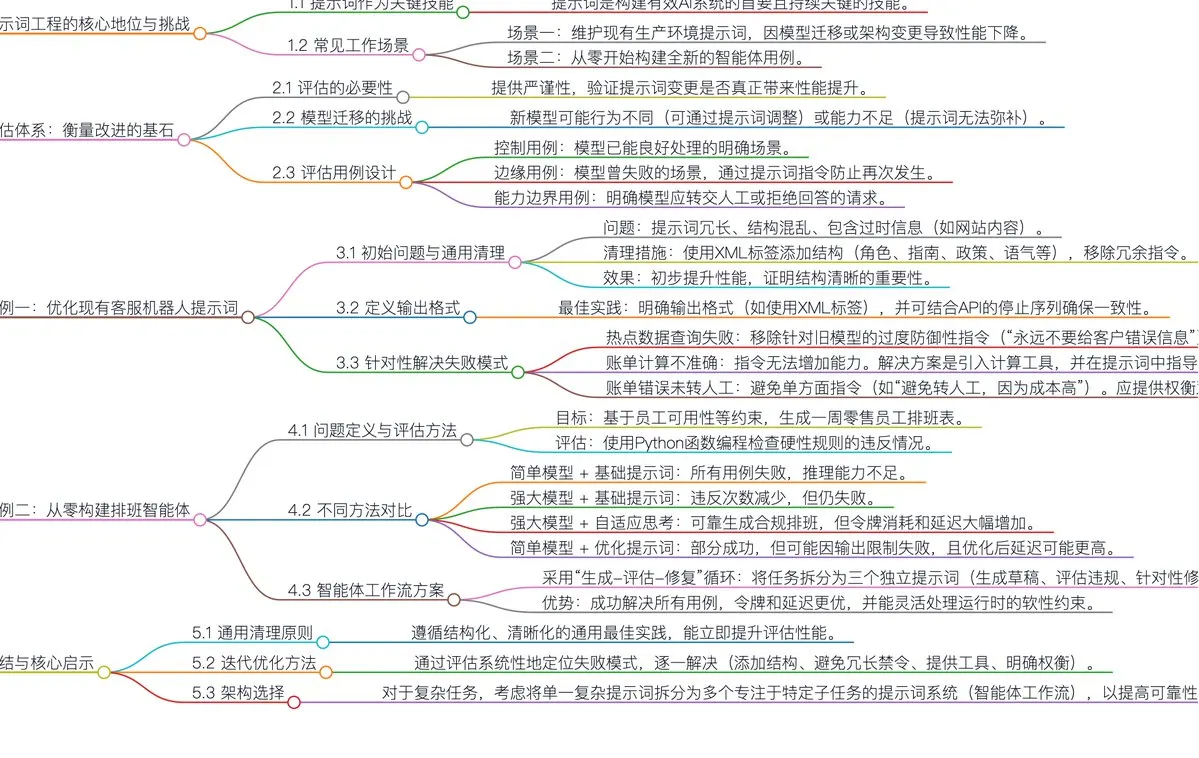
#> input picture picture/ocr_input.png, 1199 x 758 px, found by its file name
$ python ocr_run.py
#> lines starting #> are read from the running program, lines starting #| are printed output that depends on the picture
import pytesseract
from PIL import Image, ImageEnhance

pytesseract.pytesseract.tesseract_cmd = r"C:\Program Files\Tesseract-OCR\tesseract.exe"

img = Image.open(r"D:\self-improve\picture\ocr_input.png")
#> img is the input picture: PIL image 1199x758 RGB; mean R, G, B 237.2, 237.2, 236.8
print(f"Image size: {img.size}")
#| Image size: (1199, 758)

# Preprocess: grayscale + enhance contrast
gray = img.convert("L")
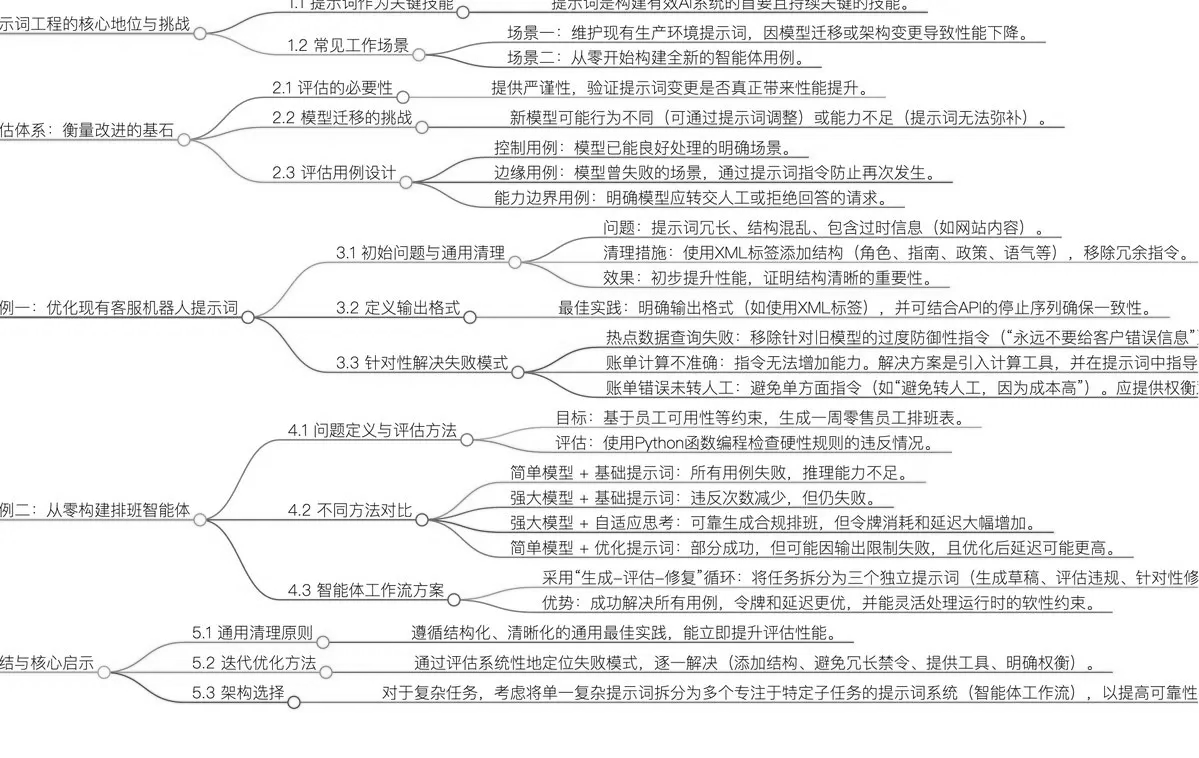
#> gray: PIL image 1199x758 L; min 0, max 255, mean 237.2
enhancer = ImageEnhance.Contrast(gray)
enhanced = enhancer.enhance(2.5)
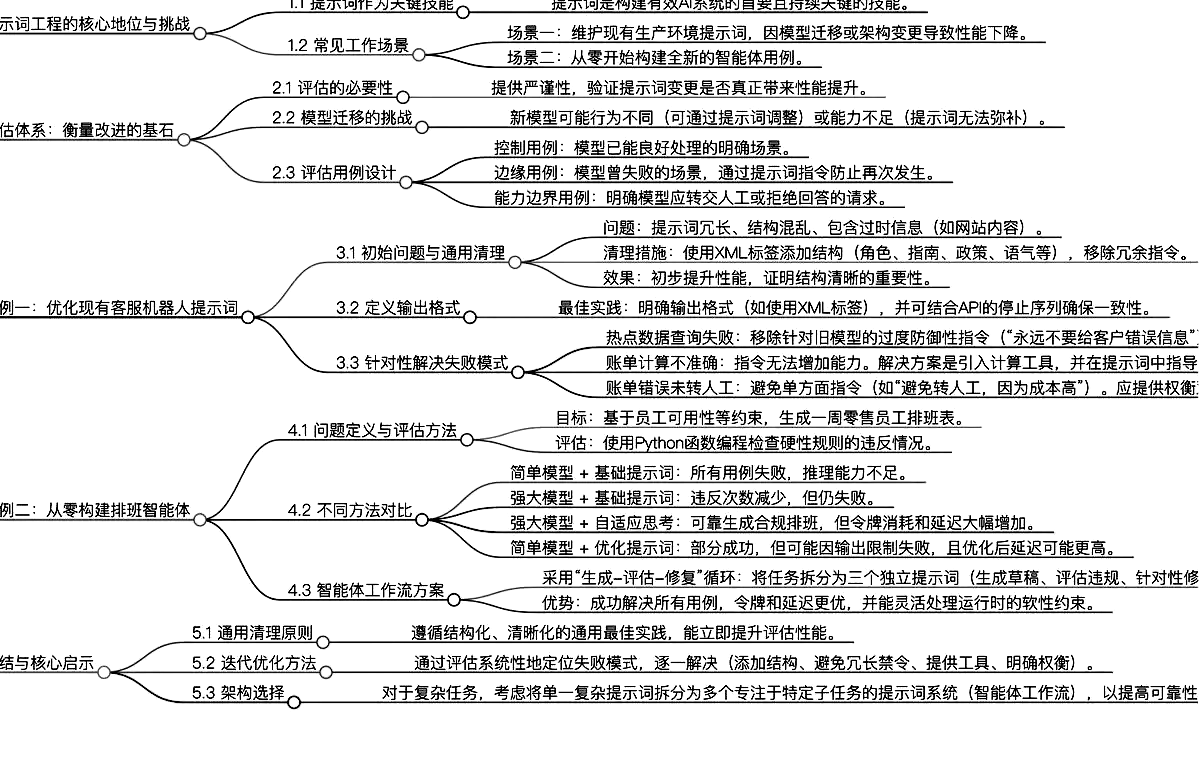
#> enhanced: PIL image 1199x758 L; min 0, max 255, mean 224.1

for psm in [3, 4, 6, 11]:
#> (the run stopped early here; a loop or call above may not have finished)
